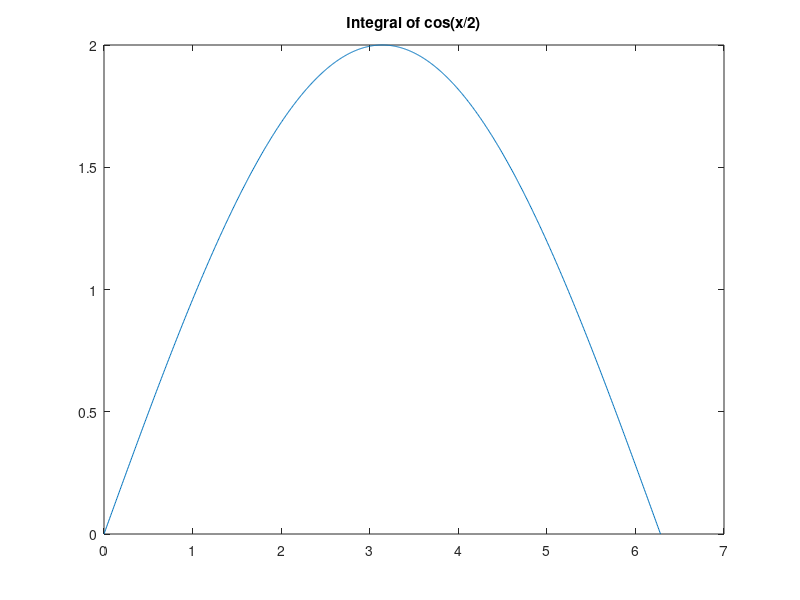

Source code (MATLAB):
%Michael Bentivegna
%Homework #2 - Due 2/3/2021

clear;
clc;
close all;

%% Question 1:

Vector1A = linspace(0, 2*pi, 100);
Vector1B = linspace(0, 2*pi, 1000);

Function1A = cos(Vector1A./2);
Function1B = cos(Vector1B./2);

Derivative1A = diff(Function1A)./diff(Vector1A);
Derivative1B = diff(Function1B)./diff(Vector1B);

Check1A = -.5*sin(Vector1A./2); 
Check1B = -.5*sin(Vector1B./2);

Difference1A = Check1A(1:end-1) - Derivative1A;
Difference1B = Check1B(1:end-1) - Derivative1B;

MaxDiff1A = max(Difference1A)
MaxDiff1B = max(Difference1B)

%The Vector with 1000 points has a more accurate derivative. 
%This makes sense since the points on the curve are closer.
%Thus they are more similar to the tangent line.

Integral1C = cumsum(Function1A * (2*pi)/100);
Integral1D = cumsum(Function1B * (2*pi)/1000);

Integral1CC = cumtrapz(Vector1A, Function1A);
Integral1DD = cumtrapz(Vector1B, Function1B);

Check1C = 2*sin(Vector1A./2); 
Check1D = 2*sin(Vector1B./2);

Difference1C = Check1C - Integral1C; 
Difference1D = Check1D - Integral1D;
Difference1CC = Check1C - Integral1CC; 
Difference1DD = Check1D - Integral1DD;

MaxDiff1C = max(Difference1C)
MaxDiff1D = max(Difference1D)
MaxDiff1CC = max(Difference1CC)
MaxDiff1DD = max(Difference1DD)
%The Thousand Point Vector Using cumtrapz has the best approximation

plot(Vector1B, Integral1DD)
title('Integral of cos(x/2)')

%% Question 2:

Vector2 = 1:100;
Vector2 = fliplr(Vector2);

A = reshape(Vector2,10,10)
A = flipud(A)
A(4,:) = fliplr(A(4,:)) 

AColumnSum = sum(A,1)
ARowProduct = prod(A,2)
ADiagnol = diag(A)

A(7,:) = []
 
%% Question 3:

%First, Using a Loop Without Preallocation
tic
for i = 1:300
   for j = 1:300
       B(i,j) = 10/((2*pi)*((i-150)^2 + (j-150)^2 + 10^2)^(3/2));
   end
end
toc

%Now, Using a Loop With Preallocation
B = zeros(300,300);
tic
for i = 1:300
   for j = 1:300
       B(i,j) = 10/((2*pi)*((i-150)^2 + (j-150)^2 + 10^2)^(3/2));
   end
end
toc

%Lastly, Using Meshgrid
tic
    A3 = 1:300;
    B3 = 1:300; 
    [i,j] = meshgrid(A3,B3);
    
    F = 10./((2*pi)*((i-150).^2 + (j-150).^2 + 10^2).^(3/2));
    
toc
